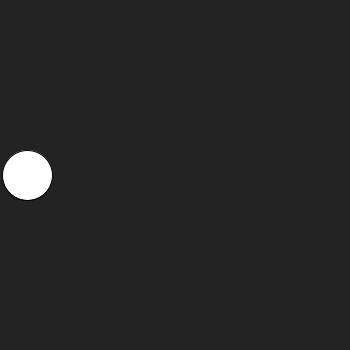
Frame 1 (no input)
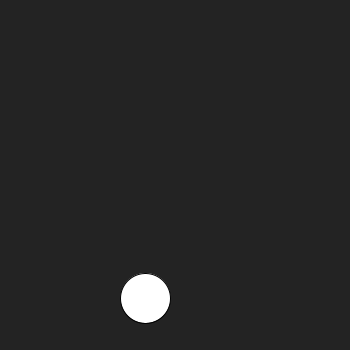
Frame 60 (the mouse pressed at the canvas centre just before this capture)
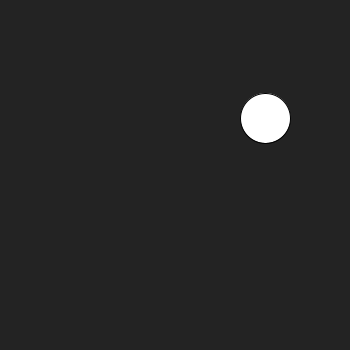
Frame 120 (the mouse held since frame 60 and released just before this capture)

The Processing sketch that drew these frames (run headless with seeded random() and noise(); from frame 60 on, the mouse is pressed at the canvas centre):

// Processing sketch: Bouncing_ball
// ── Bouncing_ball.pde
final int BALL_DIAMETER = 50;

float y;
float x = (BALL_DIAMETER / 2) * 1.1; //don't start at 0, otherwise the ball will hang
int speedy = 3;
int speedx = 2;

void setup() {
    size(350, 350);
    y = (float)(pixelHeight / 2);
}

void draw() {
    background(35);
    fill(255);
    circle(x, y, BALL_DIAMETER);
    
    if(x + (BALL_DIAMETER/2) >= pixelWidth || x - (BALL_DIAMETER/2) <= 0) {
      speedx = -speedx;
    } 
    
    if(y + (BALL_DIAMETER/2) >= pixelHeight || y - (BALL_DIAMETER/2) <= 0) {
      speedy = -speedy;
    } 

    x += speedx;
    y += speedy;
}
